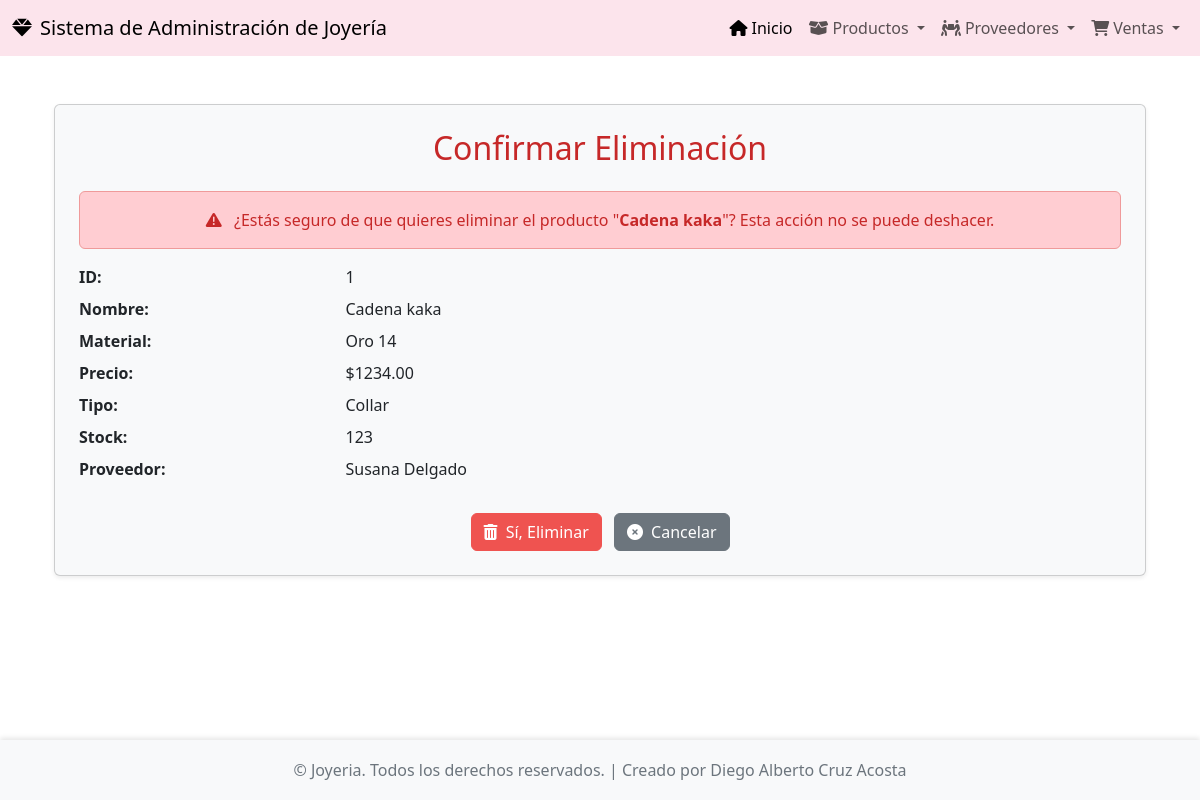
The page /productos/borrar/1/ on the database its author committed.
### app_joyeria/models.py (models this page shows, shortened)
class Producto(models.Model):
    id_producto = models.AutoField(primary_key=True)
    nombre = models.CharField(max_length=100)
    material = models.CharField(max_length=100)
    precio = models.DecimalField(max_digits=10, decimal_places=2)
    tipo = models.CharField(max_length=100)
    stock = models.IntegerField()
    id_proveedor = models.ForeignKey(Proveedor, on_delete=models.CASCADE, related_name='productos')

class Proveedor(models.Model):
    id_proveedor = models.AutoField(primary_key=True)
    nombre = models.CharField(max_length=100)
    apellido = models.CharField(max_length=100)
    direccion = models.CharField(max_length=200)
    telefono = models.CharField(max_length=15)
    correo = models.EmailField()
    tipo_suministro = models.CharField(max_length=100)

### app_joyeria/views.py (the view)
# urls.py: path('productos/borrar/<int:id_producto>/', views.borrar_producto, name='borrar_producto'),
def borrar_producto(request, id_producto):
    producto = get_object_or_404(Producto, pk=id_producto)
    if request.method == 'POST':
        producto.delete()
        return redirect('ver_productos')
    return render(request, 'producto/borrar_producto.html', {'producto': producto})

### app_joyeria/templates/producto/borrar_producto.html (shortened to what this page needs)
{% extends 'base.html' %}
{% block content %}
<div class="container mt-4">
    <div class="card shadow-sm p-4 bg-light">
        <h2 class="card-title text-center mb-4" style="color: #c62828;">Confirmar Eliminación</h2>
        <div class="alert alert-warning text-center" role="alert" style="background-color: #ffcdd2; color: #c62828; border-color: #ef9a9a;">
            <i class="fas fa-exclamation-triangle me-2"></i> ¿Estás seguro de que quieres eliminar el producto "<strong>{{ producto.nombre }}</strong>"?
            Esta acción no se puede deshacer.
        </div>
        <dl class="row mb-4">
            <dt class="col-sm-3">ID:</dt>
            <dd class="col-sm-9">{{ producto.id_producto }}</dd>
            <dt class="col-sm-3">Nombre:</dt>
            <dd class="col-sm-9">{{ producto.nombre }}</dd>
            <dt class="col-sm-3">Material:</dt>
            <dd class="col-sm-9">{{ producto.material }}</dd>
            <dt class="col-sm-3">Precio:</dt>
            <dd class="col-sm-9">${{ producto.precio }}</dd>
            <dt class="col-sm-3">Tipo:</dt>
            <dd class="col-sm-9">{{ producto.tipo }}</dd>
            <dt class="col-sm-3">Stock:</dt>
            <dd class="col-sm-9">{{ producto.stock }}</dd>
            <dt class="col-sm-3">Proveedor:</dt>
            <dd class="col-sm-9">{{ producto.id_proveedor.nombre }} {{ producto.id_proveedor.apellido }}</dd>
        </dl>
        <form method="post" class="text-center">
            <button type="submit" class="btn btn-danger me-2" style="background-color: #ef5350; border-color: #ef5350;"><i class="fas fa-trash-alt me-1"></i> Sí, Eliminar</button>
            <a href="{% url 'ver_productos' %}" class="btn btn-secondary"><i class="fas fa-times-circle me-1"></i> Cancelar</a>
        </form>
    </div>
</div>
{% endblock %}

### app_joyeria/templates/base.html (style rules this page uses)
body { display: flex; flex-direction: column; min-height: 100vh; }

### rows shown on the page
Producto: nombre "Cadena kaka", id_producto "1", material "Oro 14", precio "1234.00", tipo "Collar", stock "123", id_proveedor.nombre "Susana", id_proveedor.apellido "Delgado"
